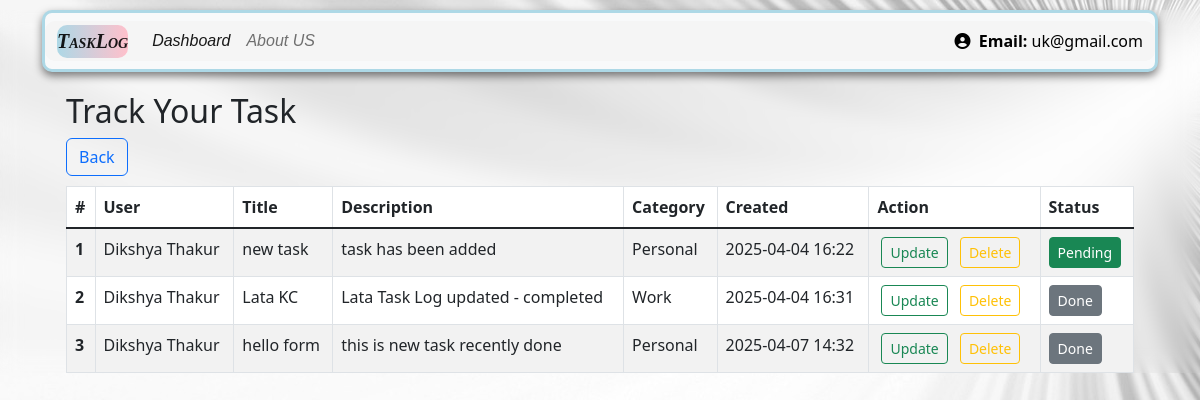
The page /mytask (signed in) on the database its author committed.
### app.py (models this page shows, shortened)
class user_register(db.Model, UserMixin):
    __tablename__ = "user_register"
    user_id = db.Column(db.Integer, primary_key=True)
    name = db.Column(db.String(100), nullable=False)
    email = db.Column(db.String(100), nullable=False, unique=True)
    password = db.Column(db.String(255), nullable=False)
    date_created = db.Column(db.DateTime, default=datetime.utcnow)

class task_catagories(db.Model):
    __tablename__ = 'task_catagories'
    cat_id = db.Column(db.Integer, primary_key=True)
    category_type = db.Column(db.String(50), nullable=False)
    user_id = db.Column(db.Integer, db.ForeignKey(
        'user_register.user_id'), nullable=False)
    task_id = db.Column(db.Integer, db.ForeignKey(
        'TaskLog.task_id'), nullable=False)

class Task_log(db.Model):
    __tablename__ = 'TaskLog'
    task_id = db.Column(db.Integer, primary_key=True)
    user_id = db.Column(db.Integer, db.ForeignKey(
        'user_register.user_id'), nullable=False)
    title = db.Column(db.String(200), nullable=False)
    description = db.Column(db.String(700), nullable=False)
    task_created = db.Column(db.DateTime, default=datetime.utcnow)
    status = db.Column(db.String(50), default="Pending")
    categories = db.relationship(
        'task_catagories', backref='task', cascade="delete",  lazy=True)

### app.py (the view)
@app.route('/mytask', methods=['GET', 'POST'])
@login_required
def mytask():
    user_tasks = (
        db.session.query(
            Task_log, task_catagories.category_type, user_register.name)
        .outerjoin(task_catagories, Task_log.task_id == task_catagories.task_id)
        .join(user_register, Task_log.user_id == user_register.user_id)
        .filter(Task_log.user_id == current_user.user_id)
        .all()
    )
    return render_template('tasklogdetail.html', alltasklog=user_tasks)

### app.py (called while the page is built)
@login_manager.user_loader
def load_user(user_id):
    return user_register.query.get(int(user_id))

def login_required(f):
    @wraps(f)
    def decorated_function(*args, **kwargs):
        if 'user_id' not in session and not current_user.is_authenticated:
            return redirect(url_for('user_login'))  # Correct endpoint name
        return f(*args, **kwargs)
    return decorated_function

### templates/tasklogdetail.html (shortened to what this page needs)
{% extends "base.html" %}
{% block body %}
<div class="container my-3">
    <h2>Track Your Task</h2>
    <a href='/dashboard' class="btn btn-outline-primary">Back</a>
    {% if alltasklog|length == 0 %}
        <div class="alert alert-secondary" role="alert">
            No data found! Please add your data.
        </div>
    {% else %}
        <table class="table table-bordered table-striped">
            <thead>
                <tr>
                    <th scope="col">#</th>
                    <th scope="col">User</th>
                    <th scope="col">Title</th>
                    <th scope="col">Description</th>
                    <th scope="col">Category</th>
                    <th scope="col">Created</th>
                    <th scope="col">Action</th>
                    <th scope="col">Status</th>
                </tr>
            </thead>
            <tbody>
                {% for Task_log, category_type, user_name in alltasklog %}
                    <tr>
                        <th scope="row">{{ loop.index }}</th>
                        <td>{{ user_name }}</td>
                        <td>{{ Task_log.title }}</td>
                        <td>{{ Task_log.description }}</td>
                        <td>{{ category_type if category_type else "No Category" }}</td>
                        <td>{{ Task_log.task_created.strftime('%Y-%m-%d %H:%M') }}</td>
                        <td>
                            <a href="/update_tasklog/{{ Task_log.task_id }}" class="btn btn-outline-success btn-sm mx-1">Update</a>
                            <a href="/delete_tasklog/{{ Task_log.task_id }}" class="btn btn-outline-warning btn-sm mx-1">Delete</a>
                        </td>
                        <td>
                            {% if Task_log.status == "done" %}
                                <button class="btn btn-success btn-sm move-task" data-task-id="{{ Task_log.task_id }}" data-status="Pending">Pending</button>
                            {% else %}
                                <button class="btn btn-secondary btn-sm move-task" data-task-id="{{ Task_log.task_id }}" data-status="done">Done</button>
                            {% endif %}
                        </td>
                    </tr>
                {% endfor %}
            </tbody>
        </table>
    {% endif %}
</div>
{% endblock %}

### templates/base.html (shortened to what this page needs)
<!doctype html>
<html lang="en">
  <head>
    <link rel ="stylesheet" href="{{url_for('static', filename='css/style.css')}}">
    <link href="https://cdn.jsdelivr.net/npm/bootstrap@5.1.3/dist/css/bootstrap.min.css" rel="stylesheet">
    <link rel="stylesheet" href="https://cdn.jsdelivr.net/npm/bootstrap-icons@1.10.5/font/bootstrap-icons.css">
    <link href="https://cdn.jsdelivr.net/npm/bootstrap@5.3.0/dist/css/bootstrap.min.css" rel="stylesheet">
    <link href="https://cdnjs.cloudflare.com/ajax/libs/font-awesome/6.5.0/css/all.min.css" rel="stylesheet">
</head>
<body>
    <div class= "container" my-3>
        <nav class="navbar navbar-expand-lg navbar-light bg-light">
            <div class="container-fluid">
              <a class="navbar-brand" href="/">TaskLog </a>
              <div class="collapse navbar-collapse" id="navbarSupportedContent">
                <ul class="navbar-nav me-auto mb-2 mb-lg-0">
                  <li class="nav-item">
                    <a class="nav-link active" aria-current="page" href="/dashboard">Dashboard</a>
                  </li>
                  <li class="nav-item">
                    <a class="nav-link" href="/userdata">About US</a>
                  </li>
                  <li class="nav-item">
                    <a class="nav-link active"></a>
                  </li>
                </ul>
                <div class="d-flex align-items-center">
                  {% if current_user.is_authenticated %}
                    <span class="nav-user"><i class="fas fa-user-circle me-1"></i> <strong>Email:</strong> {{ current_user.email }}</span>
                  {% else %}
                    <span class="nav-user"><i class="fas fa-user-circle me-1"></i> Welcome, Guest</span>
                  {% endif %}
                </div>
              </div>
            </div>
          </nav>
          <div class="container">
            {% block body %}
            {% endblock body %}
          </div>
</body>
</html>

### static/css/style.css (style rules this page uses)
body { background: url('/static/images/white.jpg') ; font-family: 'Segoe UI', sans-serif; backdrop-filter: blur(10px); }
nav { background-color: linear-gradient(to right, lightblue, pink); color: black; padding: 10px; border: 3px solid lightblue ; border-radius: 10px; margin-bottom: 20px; box-shadow: 0px 4px 8px rgba(0,0,0,0.5); }
.navbar-brand { font-weight: bold; color: white; font: italic small-caps bold 18px "Times New Roman", serif; }
.nav-item { font-style: italic; font-size: 16px; font-family: 'Poppins', sans-serif; border-radius: 10px; }
.container { margin-top: 10px; }
.navbar-brand { background: linear-gradient(to right, lightblue, pink); border-radius: 10px; }
.container-fluid { background: whitesmoke; border-radius: 10px; }
.btn-success { border-radius: 50px; padding: 10px 25px; transition: 0.3s; }
.btn-outline-primary { border-radius: 8px; margin-right: 10px; margin-bottom: 10px; }

### rows shown on the page
user_register: email "uk@gmail.com"
task_catagories: name "Dikshya Thakur", title "new task", description "task has been added", category_type "Personal", task_created "2025-04-04 16:22"
task_catagories: name "Dikshya Thakur", title "Lata KC", description "Lata Task Log updated - completed", category_type "Work", task_created "2025-04-04 16:31"
task_catagories: name "Dikshya Thakur", title "hello form", description "this is new task recently done", category_type "Personal", task_created "2025-04-07 14:32"
